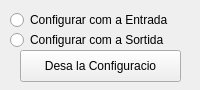
<?xml version="1.0" encoding="UTF-8"?>
<ui version="4.0">
 <class>desaSimple</class>
 <widget class="QWidget" name="desaSimple">
  <property name="geometry">
   <rect>
    <x>0</x>
    <y>0</y>
    <width>200</width>
    <height>90</height>
   </rect>
  </property>
  <property name="minimumSize">
   <size>
    <width>200</width>
    <height>90</height>
   </size>
  </property>
  <property name="maximumSize">
   <size>
    <width>200</width>
    <height>90</height>
   </size>
  </property>
  <property name="windowTitle">
   <string>Modificar</string>
  </property>
  <widget class="QRadioButton" name="r_IN">
   <property name="geometry">
    <rect>
     <x>10</x>
     <y>10</y>
     <width>191</width>
     <height>20</height>
    </rect>
   </property>
   <property name="text">
    <string>Configurar com a Entrada</string>
   </property>
  </widget>
  <widget class="QRadioButton" name="r_OUT">
   <property name="geometry">
    <rect>
     <x>10</x>
     <y>30</y>
     <width>191</width>
     <height>20</height>
    </rect>
   </property>
   <property name="text">
    <string>Configurar com a Sortida</string>
   </property>
  </widget>
  <widget class="QPushButton" name="desa">
   <property name="geometry">
    <rect>
     <x>20</x>
     <y>50</y>
     <width>161</width>
     <height>32</height>
    </rect>
   </property>
   <property name="text">
    <string>Desa la Configuracio</string>
   </property>
  </widget>
 </widget>
 <resources/>
 <connections/>
</ui>
